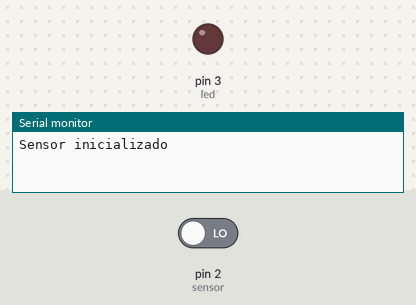
Recording of a sketch running on a simulated Arduino Uno, built with avr-gcc and run on an emulated ATmega328P. On the bench: output pins drawn as LEDs (lit = HIGH), the last lines printed to the serial monitor. The inputs (shaded band) are chosen by the test bench; at power-on: pin 2 (sensor) LOW.

Above: at 1.2 s.
1.3 s: pin 2 (sensor) driven HIGH
At 2.1 s:
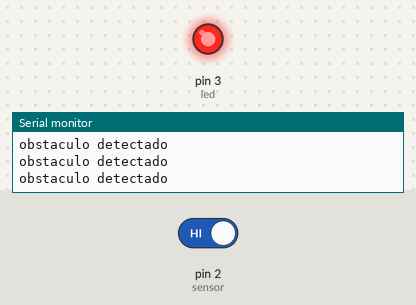
2.8 s: pin 2 (sensor) driven LOW
At 3.4 s:
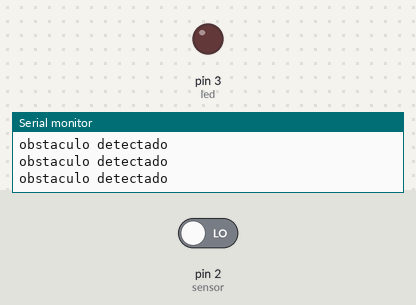
Timing chart, 0 to 5.8 s (numbered marks = the images above; inputs shaded):
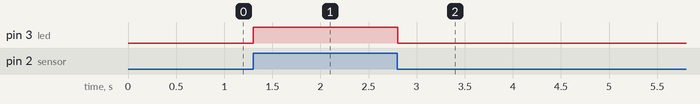

Measured:
- after the input at 1.3 s, pin 3 (led): LOW → HIGH at once
- after the input at 2.8 s, pin 3 (led): HIGH → LOW at once

The sketch:

sketch.ino
```cpp
int sensor = 2;
int led = 3;

void setup() {
  Serial.begin(9600);
  pinMode(led, OUTPUT);
  pinMode(sensor, INPUT);

  Serial.println("Sensor inicializado");
}

void loop() {
  if (digitalRead(sensor) == HIGH) {
    digitalWrite(led, HIGH);
    Serial.println("obstaculo detectado");
  } else {
    digitalWrite(led, LOW);
  }
}
```
